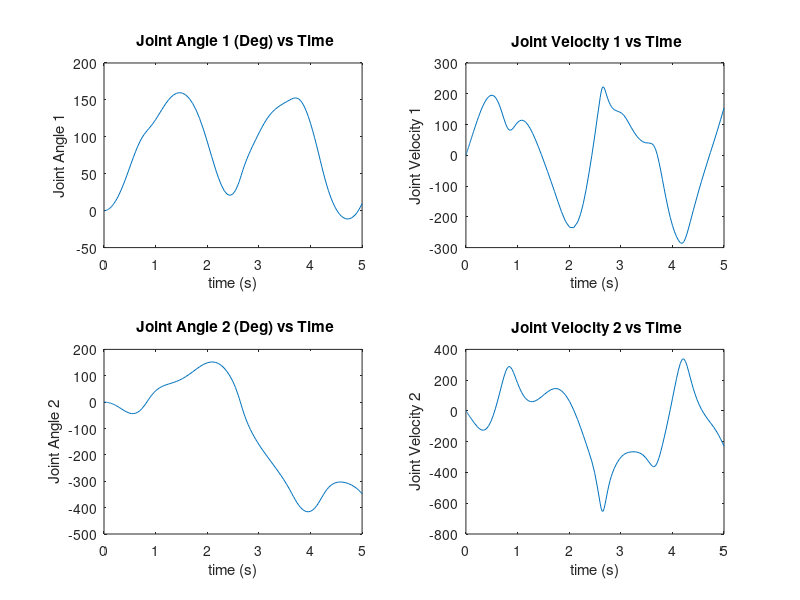

Source code (MATLAB):
%{ 
    Date : 18.12.2018
    Author : Tuna Orhanli
    Program : 2 DOF Planar Manipulator Dynamic Equations Solver (Continuous Tau)
    Additional Notes : 
    1- Uses Numerical Integration  
    2- Takes Tau's as cos(t) and sin(t) (given arbitrarily)
%}
    clc;clear all;close all;
    % Define constants
    
    m1 = 50; m2 = 50; % kg
    l1 = 1; l2 = 1;   % meter
    b1 = 0.5; b2 = 0.5; % COM distance (meter)
    I1 = (1/3)*(m1)*(l1^2); % Inertia
    I2 = (1/3)*(m2)*(l2^2); % Inertia
    g = -9.8; % Gravity Acceleration
    t0 = 0 ; tf = 5;   % Integration Duration
    tspan = [t0 tf];
    
    % Define initial values theta1, theta1_dot, theta2, theta2_dot
    
    theta1 = deg2rad(0); theta2 = deg2rad(0);  % Initial Positions (Angle)
    theta1_dot = deg2rad(0); theta2_dot = deg2rad(0); % Initial Angular Velocities
    IC = [theta1,theta1_dot,theta2,theta2_dot]; % Initial conditions
    
    % Define time dependent parameters (torques)
    
    tau1 = @(time) cos(time);  %  tau1 cos sinyali olsun
    tau2 = @(time) sin(time);  %  tau2 sin sinyali olsun
    % Define inertia matrix parameters
    
    d11 = @(S) (m1*b1^2)+m2*(l1^2+b2^2+2*l1*b2*cos(S(3)))+I1+I2;
    d12 = @(S) m2*(b2^2+l1*b2*cos(S(3)))+I2;
    d21 = @(S) m2*(b2^2+l1*b2*cos(S(3)))+I2;
    d22 = m2*b2^2+I2;
    
    % Define Christoffel Symbols
    
    c121 = @(S) -1*l1*b2*m2*sin(S(3));
    c211 = @(S) -1*l1*b2*m2*sin(S(3));
    c221 = @(S) -1*l1*b2*m2*sin(S(3));
    c112 = @(S) l1*b2*m2*sin(S(3));
    
    % Define gravity terms
    
    g1 = @(S) (m1*b1+m2*l1)*g*cos(S(1)) + m2*b2*g*cos(S(1)+S(3));
    g2 = @(S)  m2*b2*g*cos(S(1)+S(3));
    
     % Define necessary coefficients
    
     
    theta1_katsayi = @(S) (d12(S)*d22)/(d12(S)*d21(S)-d11(S)*d22);
    theta2_katsayi = @(S) (d11(S)*d21(S))/(d11(S)*d22-d12(S)*d21(S));
    
    % Define terms of theta1
    
    theta1_1 =  @(S) ((-c112(S)/d22)*(S(2)^2));
    theta1_2 =  @(S) ((c221(S)/d12(S))*(S(4)^2));
    theta1_3 =  @(S) (((c121(S)+c211(S))/d12(S))*S(2)*S(4));
    theta1_4 =  @(S) (g1(S)/d12(S));
    theta1_5 =  @(S) (-g2(S)/d22);
    theta1_6 =  @(time,S) (-tau1(time)/d12(S));
    theta1_7 =  @(time) (tau2(time)/d22);
    
    % Define terms of theta2
    
    theta2_1 =  @(S) ((-c112(S)/d21(S))*(S(2)^2));
    theta2_2 =  @(S) ((c221(S)/d11(S))*(S(4)^2));
    theta2_3 =  @(S) (((c121(S)+c211(S))/d11(S))*S(2)*S(4));
    theta2_4 =  @(S) (g1(S)/d11(S));
    theta2_5 =  @(S) (-g2(S)/d21(S));
    theta2_6 =  @(time,S) (-tau1(time)/d11(S));
    theta2_7 =  @(time,S) (tau2(time)/d21(S));
    
    % Define system of first order differential equations
    
    SDOT = @(time,S) ...
        [S(2);
        theta1_katsayi(S)*(theta1_1(S)+theta1_2(S)+theta1_3(S)+theta1_4(S)+theta1_5(S)+theta1_6(time,S)+theta1_7(time));
        S(4);
        theta2_katsayi(S)*(theta2_1(S)+theta2_2(S)+theta2_3(S)+theta2_4(S)+theta2_5(S)+theta2_6(time,S)+theta2_7(time,S))];
    
    % Numerical Integration by means of 'ODE45' Runge Kutta Method
    
    [time state_values] = ode45 (SDOT, tspan, IC);
    theta1 = state_values(:,1);
    theta1_dot = state_values(:,2);
    theta2 = state_values(:,3);
    theta2_dot = state_values(:,4);
    
    subplot(2,2,1)
    plot(time,rad2deg(theta1)),xlabel('time (s)'),ylabel('Joint Angle 1')   
    title(' Joint Angle 1 (Deg) vs Time')
    
    subplot(2,2,2)
    plot(time,rad2deg(theta1_dot)),xlabel('time (s)'),ylabel('Joint Velocity 1')   
    title(' Joint Velocity 1 vs Time')
    
    subplot(2,2,3)
    plot(time,rad2deg(theta2)),xlabel('time (s)'),ylabel('Joint Angle 2')   
    title(' Joint Angle 2 (Deg) vs Time')
    
    subplot(2,2,4)
    plot(time,rad2deg(theta2_dot)),xlabel('time (s)'),ylabel('Joint Velocity 2')   
    title(' Joint Velocity 2 vs Time')